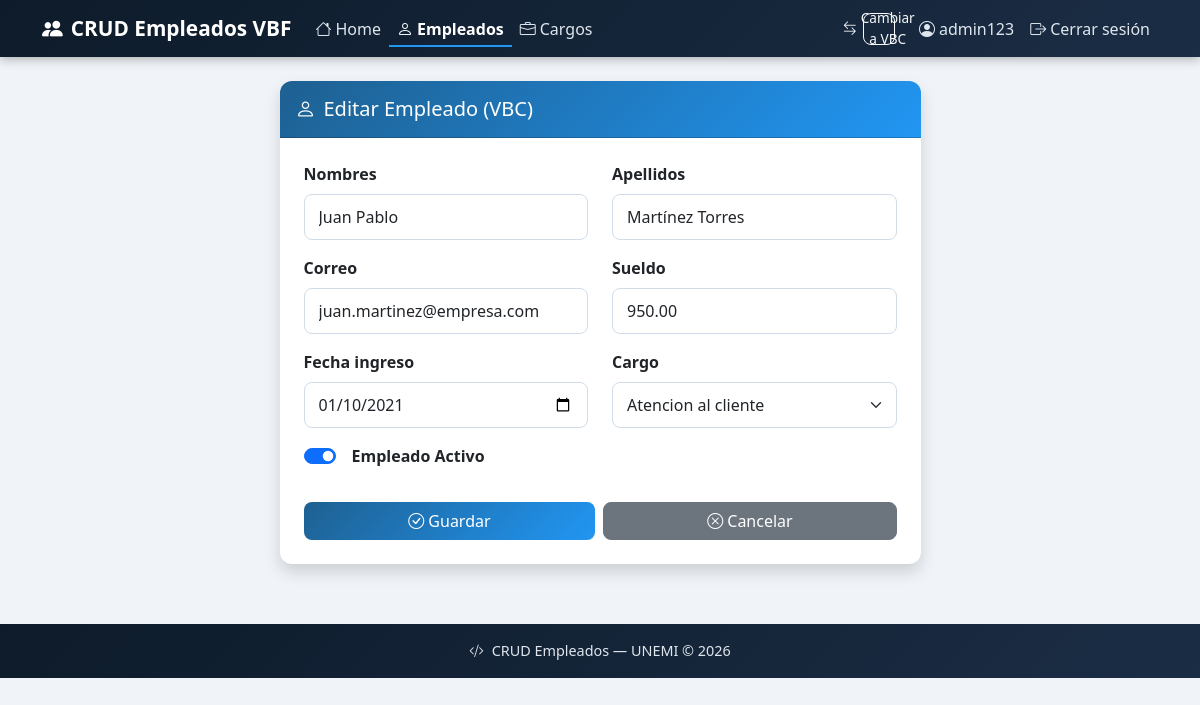
Page /vbc/empleados/editar/8/ (signed in) on the committed database.
### empleados/models.py (models this page shows, shortened)
class Empleado(models.Model):
    nombres = models.CharField(max_length=100)
    apellidos = models.CharField(max_length=100)
    correo = models.EmailField()
    sueldo = models.DecimalField(max_digits=10, decimal_places=2)
    fecha_ingreso = models.DateField()
    cargo = models.ForeignKey(Cargo, on_delete=models.CASCADE)
    activo = models.BooleanField(default=True)

### empleados_vbc/views.py (the view, shortened to what this page needs)
# urls.py: path('vbc/empleados/editar/<int:pk>/', views.EmpleadoUpdateView.as_view(), name='vbc_empleado_editar'),
class EmpleadoUpdateView(LoginRequiredMixin, UpdateView):
    model = Empleado
    form_class = EmpleadoForm
    template_name = 'empleados_vbc/empleado_form.html'
    success_url = reverse_lazy('vbc_empleado_lista')
    def get_context_data(self, **kwargs):
        context = super().get_context_data(**kwargs)
        context['titulo'] = 'Editar Empleado (VBC)'
        return context

### empleados/forms.py (shortened to what this page needs)
class EmpleadoForm(forms.ModelForm):
    class Meta:
        model = Empleado
        fields = ['nombres', 'apellidos', 'correo', 'sueldo', 'fecha_ingreso', 'cargo', 'activo']
        widgets = {
            'nombres': forms.TextInput(attrs={'class': 'form-control'}),
            'apellidos': forms.TextInput(attrs={'class': 'form-control'}),
            'correo': forms.EmailInput(attrs={'class': 'form-control'}),
            'sueldo': forms.NumberInput(attrs={'class': 'form-control'}),
            'fecha_ingreso': forms.DateInput(attrs={'class': 'form-control', 'type': 'date'}, format='%Y-%m-%d'),
            'cargo': forms.Select(attrs={'class': 'form-select'}),
            'activo': forms.CheckboxInput(attrs={'class': 'form-check-input'}),
        }
    def __init__(self, *args, **kwargs):
        super().__init__(*args, **kwargs)
        if self.instance.pk and self.instance.fecha_ingreso:
            self.initial['fecha_ingreso'] = self.instance.fecha_ingreso.strftime('%Y-%m-%d')

### empleados/models.py (called while the page is built)
    def __str__(self):
        return self.nombre

### empleados_vbc/templates/empleados_vbc/empleado_form.html (shortened to what this page needs)
{% extends 'empleados/base.html' %}
{% block content %}
<div class="row justify-content-center">
    <div class="col-md-7">
        <div class="card shadow">
            <div class="card-header py-3">
                <h5 class="mb-0"><i class="bi bi-person me-2"></i>{{ titulo }}</h5>
            </div>
            <div class="card-body p-4">
                <form method="POST">
                    <div class="row">
                        {% for field in form %}
                        {% if field.name == 'activo' %}
                        <div class="col-12 mb-3">
                            <div class="form-check form-switch">
                                {{ field }}
                                <label class="form-check-label fw-semibold ms-2" for="{{ field.id_for_label }}">
                                    Empleado Activo
                                </label>
                            </div>
                        </div>
                        {% else %}
                        <div class="col-md-6 mb-3">
                            <label class="form-label fw-semibold">{{ field.label }}</label>
                            {{ field }}
                        </div>
                        {% endif %}
                        {% endfor %}
                    </div>
                    <div class="d-flex gap-2 mt-3">
                        <button type="submit" class="btn btn-primary w-100">
                            <i class="bi bi-check-circle me-1"></i>Guardar
                        </button>
                        <a href="{% url 'empleado_lista' %}" class="btn btn-secondary w-100">
                            <i class="bi bi-x-circle me-1"></i>Cancelar
                        </a>
                    </div>
                </form>
            </div>
        </div>
    </div>
</div>
{% endblock %}

### empleados/templates/empleados/base.html (shortened to what this page needs)
{% load static %}
<!DOCTYPE html>
<html lang="es">
<head>
    <link href="https://cdn.jsdelivr.net/npm/bootstrap@5.3.0/dist/css/bootstrap.min.css" rel="stylesheet">
    <link href="https://cdn.jsdelivr.net/npm/bootstrap-icons@1.11.0/font/bootstrap-icons.css" rel="stylesheet">
    <link rel="stylesheet" href="{% static 'empleados/css/styles.css' %}">
</head>
<body>
    <nav class="navbar navbar-expand-lg navbar-dark">
        <div class="container">
            <a class="navbar-brand" href="{% url 'home' %}">
                <i class="bi bi-people-fill me-2"></i>CRUD Empleados VBF
            </a>
            <div class="collapse navbar-collapse" id="navbarNav">
                <ul class="navbar-nav me-auto">
                    <li class="nav-item">
                        <a class="nav-link {% if request.resolver_match.url_name == 'home' %}active fw-bold{% endif %}" href="{% url 'home' %}">
                            <i class="bi bi-house me-1"></i>Home
                        </a>
                    </li>
                    <li class="nav-item">
                        <a class="nav-link {% if 'empleado' in request.resolver_match.url_name %}active fw-bold{% endif %}" href="{% url 'empleado_lista' %}">
                            <i class="bi bi-person me-1"></i>Empleados
                        </a>
                    </li>
                    <li class="nav-item">
                        <a class="nav-link {% if 'cargo' in request.resolver_match.url_name %}active fw-bold{% endif %}" href="{% url 'cargo_lista' %}">
                            <i class="bi bi-briefcase me-1"></i>Cargos
                        </a>
                    </li>
                </ul>
                <ul class="navbar-nav ms-auto align-items-center">
                    <li class="nav-item">
                        <a class="btn btn-outline-light btn-sm me-3" href="{% url 'vbc_empleado_lista' %}">
                            <i class="bi bi-arrow-left-right me-1"></i>Cambiar a VBC
                        </a>
                    </li>
                    <li class="nav-item">
                        <a class="nav-link" href="{% url 'perfil' %}">
                            <i class="bi bi-person-circle me-1"></i>{{ request.user.username }}
                        </a>
                    </li>
                    <li class="nav-item">
                        <a class="nav-link" href="{% url 'logout' %}">
                            <i class="bi bi-box-arrow-right me-1"></i>Cerrar sesión
                        </a>
                    </li>
                </ul>
            </div>
        </div>
    </nav>
    <div class="container mt-4">
        {% block content %}{% endblock %}
    </div>
    <footer>
        <p class="mb-0"><i class="bi bi-code-slash me-2"></i>CRUD Empleados — UNEMI © 2026</p>
    </footer>
</body>
</html>

### empleados/static/empleados/css/styles.css (style rules this page uses)
:root { --azul-oscuro: #0d1b2a; --azul-medio: #1b2d45; --azul-acento: #1e6091; --azul-claro: #2196f3; --texto-claro: #e0e6ed; }
body { background-color: #f0f4f8; font-family: 'Segoe UI', sans-serif; }
.navbar { background: linear-gradient(135deg, var(--azul-oscuro), var(--azul-medio)) !important; box-shadow: 0 2px 10px rgba(0,0,0,0.3); }
.navbar-brand { font-weight: 700; font-size: 1.3rem; color: white !important; }
.nav-link { color: var(--texto-claro) !important; transition: color 0.2s; }
.card { border: none; border-radius: 12px; box-shadow: 0 4px 15px rgba(0,0,0,0.08); }
.card-header { border-radius: 12px 12px 0 0 !important; background: linear-gradient(135deg, var(--azul-acento), var(--azul-claro)); color: white; font-weight: 600; }
.btn-primary { background: linear-gradient(135deg, var(--azul-acento), var(--azul-claro)); border: none; border-radius: 8px; font-weight: 500; transition: transform 0.2s, box-shadow 0.2s; }
.btn-secondary { border-radius: 8px; font-weight: 500; }
.form-control, .form-select { border-radius: 8px; border: 1px solid #d0dce8; padding: 10px 14px; transition: border-color 0.2s, box-shadow 0.2s; }
footer { background: linear-gradient(135deg, var(--azul-oscuro), var(--azul-medio)); color: var(--texto-claro); text-align: center; padding: 16px; margin-top: 60px; font-size: 0.9rem; }
.navbar .nav-link.active { color: white !important; border-bottom: 2px solid var(--azul-claro); padding-bottom: 4px; }
.btn-sm { border-radius: 6px; padding: 4px 10px; font-size: 0.8rem; font-weight: 500; }
.btn-sm { width: 32px; height: 32px; padding: 0; display: inline-flex; align-items: center; justify-content: center; border-radius: 8px; font-size: 0.85rem; transition: all 0.2s; }

### rows in the picture
Empleado: form "Juan Pablo" "Martínez Torres" "juan.martinez@empresa.com" "950.00" "01/10/2021" "Atencion al cliente", form "☑"

### other values in the picture
{{ request.user.username }} "admin123"
{{ titulo }} "Editar Empleado (VBC)"
{{ field.label }} "Nombres" "Apellidos" "Correo" "Sueldo" "Fecha ingreso" "Cargo"
